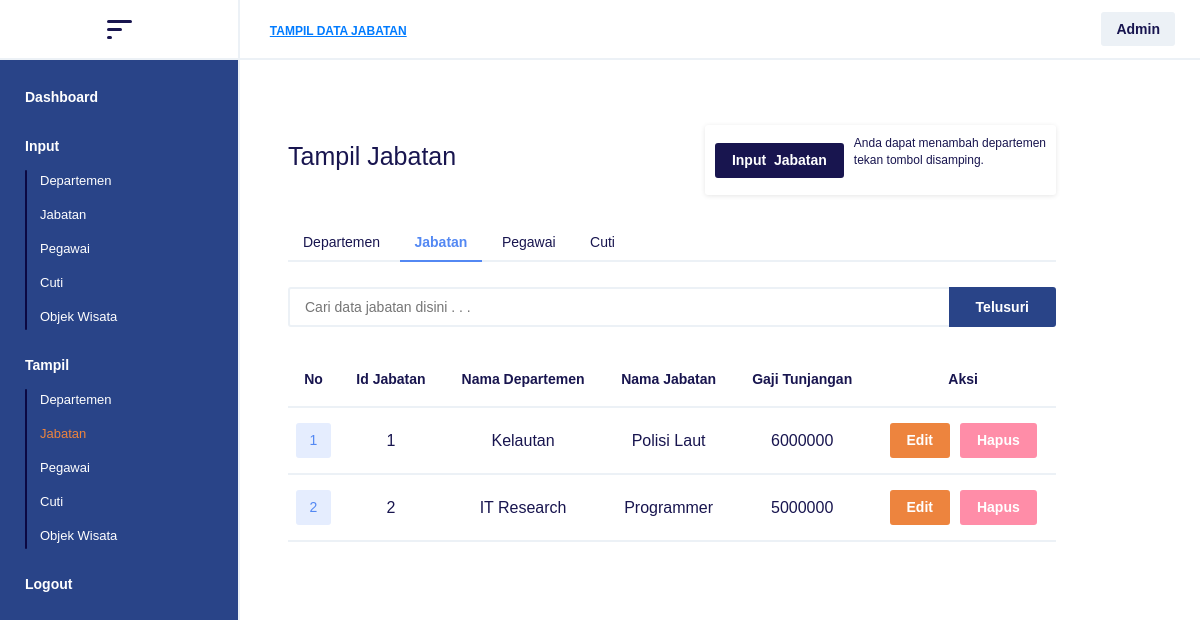
Screenshot of /public/Jabatan/tampilJabatan (signed in) with the database file from the repository.
### tables this page shows
CREATE TABLE `jabatan` (
  `id_jabatan` varchar(50) NOT NULL,
  `id_departemen` varchar(50) NOT NULL,
  `nama_jabatan` varchar(50) NOT NULL,
  `gaji_tunjangan` double DEFAULT NULL
);

CREATE TABLE `departemen` (
  `id_departemen` varchar(50) NOT NULL,
  `nama_departemen` varchar(50) NOT NULL
);

### app/core/Controller.php (called while the page is built, shortened)
<?php
class Controller
{
    public function view($view, $data = [])
    {
        require_once '../app/views/' . $view . '.php';
    }
    public function model($model)
    {
        return new $model2;
    }
}

### app/controllers/Jabatan.php (called while the page is built, shortened)
<?php
class Jabatan extends Controller implements MainIndex
{
    public function tampilJabatan()
    {
        $data["title"] = "Tampil Data Jabatan";
        $data["active"] = [
            'dashboard' => "",
            'departemen' => "",
            'jabatan' => "",
            'pegawai' => "",
            'cuti' => "",
            'wisata' => "",
            'tampilPegawai' => "",
            'tampilCuti' => "",
            'tampilDashboard' => "",
            'tampilDepartemen' => "",
            'tampilJabatan' => "color: #ed843e",
            'tampilWisata' => ""
        ];
        $data["dataJabatan"] = $this->model('Jabatan')->getDataJabatan();
        $this->view('/jabatan/tampilJabatan', $data);
    }
}

### app/core/App.php (called while the page is built, shortened)
<?php
class App
{
    protected $method = 'index';
    protected $parameter = [];
    public function __construct()
    {
        $url = $this->parseURL();
        if (@file_exists('../app/controllers/' . $url[0] . '.php')) {
            unset($url[0]);
        }
        $this->controller = new $controller;
        if (isset($url[1])) {
            if (method_exists($this->controller, $url[1])) {
                $this->method = $url[1];
            }
        }
        call_user_func_array([$this->controller, $this->method], $this->parameter);
    }
    public function parseURL()
    {
        if (isset($_GET['url'])) {
            $url = rtrim($_GET['url'], '/');
            $url = filter_var($url, FILTER_SANITIZE_URL);
            $url = explode('/', $url);
            return $url;
        }
    }
}

### public/index.php (called while the page is built, shortened)
<?php
$app = new paytrik\app\core\App;

### app/core/Database.php (called while the page is built, shortened)
<?php
class Database
{
    private $host = DB_HOST;
    private $password = DB_PASSWORD;
    private $username = DB_USERNAME;
    private $dbName = DB_NAME;
    private $dbHandler;
    private $statement;
    public function __construct()
    {
        $dsn = 'mysql:host=' . $this->host . ';dbname=' . $this->dbName;
        $option = [
            PDO::ATTR_PERSISTENT => true,
            PDO::ATTR_ERRMODE => PDO::ERRMODE_EXCEPTION
        ];
        try {
            $this->dbHandler = new PDO($dsn, $this->username, $this->password, $option);
        } catch (PDOException $e) {
            die($e->getMessage());
        }
    }
    public function query($query)
    {
        $this->statement = $this->dbHandler->prepare($query);
    }
    public function execute()
    {
        $this->statement->execute();
    }
    public function resultSet()
    {
        $this->execute();
        return $this->statement->fetchAll(PDO::FETCH_ASSOC);
    }
}

### app/models/Jabatan.php (called while the page is built, shortened)
<?php
class Jabatan
{
    private $database;
    public function __construct()
    {
        $this->database = new Database;
    }
    public function getDataJabatan()
    {
        $this->database->query("SELECT * FROM jabatan JOIN departemen ON jabatan.id_departemen=departemen.id_departemen");
        return $this->database->resultSet();
    }
}

### app/views/jabatan/tampilJabatan.php (the view, shortened to what this page needs)
<div class="page">
    <div class="bflex move">
        <h1> Tampil Jabatan </h1>
        <div class="cross cflex">
            <a href="<?= ROOT ?>/jabatan"> Input<font style="color: #18154f">_</font>Jabatan </a>
            <p> Anda dapat menambah departemen <br /> tekan tombol disamping. </p>
        </div>
    </div>
    <ul>
        <li><a href="<?= ROOT ?>/departemen/tampilDepartemen"> Departemen </a></li>
        <li style="border-bottom: 2px solid #5388f3;"><a href="<?= ROOT ?>/jabatan/tampilJabatan" style="color: #5388f3; font-weight: bold;"> Jabatan </a></li>
        <li><a href="<?= ROOT ?>/pegawai/tampilPegawai"> Pegawai </a></li>
        <li><a href="<?= ROOT ?>/cuti/tampilCuti"> Cuti </a></li>
    </ul>
</div>
<form method="POST" action="<?= ROOT ?>/jabatan/searchJabatan">
    <div class="winput bflex">
        <input type="text" name="keyword" placeholder="Cari data jabatan disini . . ." style="margin-top: 0px; border-right: 0px; border-radius: 3px 0px 0px 3px">
        <button type="submit" style="margin-top: 0px; border-radius: 0px 3px 3px 0px"> Telusuri </button>
    </div>
</form>
<div class="max">
    <table>
        <tr>
            <td><span> No </span></td>
            <td><span> Id Jabatan </span></td>
            <td><span> Nama Departemen</span></td>
            <td><span> Nama Jabatan </span></td>
            <td><span> Gaji Tunjangan</span></td>
            <td><span> Aksi </span></td>
        </tr>
        <?php $no = 1 ?>
        <?php foreach ($data["dataJabatan"] as $jabatan) : ?>
            <tr>
                <td class="number" style="margin-top: 15px;"><?= $no; ?></td>
                <td><?= $jabatan["id_jabatan"] ?></td>
                <td><?= $jabatan["nama_departemen"] ?></td>
                <td><?= $jabatan["nama_jabatan"] ?></td>
                <td><?= $jabatan["gaji_tunjangan"] ?></td>
                <td>
                    <div class="cflex">
                        <a href="<?= ROOT ?>/jabatan/detailJabatan/<?= $jabatan["id_jabatan"] ?>" class="btn-edit"> Edit </a>
                        <a href="<?= ROOT ?>/jabatan/deleteJabatan/<?= $jabatan["id_jabatan"] ?>" class="btn-hapus" onclick="return confirm('Apakah anda ingin menghapus data?')"> Hapus </a>
                    </div>
                </td>
            </tr>
            <?php $no++ ?>
        <?php endforeach; ?>
    </table>
</div>

### rows the page displays
jabatan: id_jabatan "1", id_departemen.nama_departemen "Kelautan", nama_jabatan "Polisi Laut", gaji_tunjangan "6000000"
jabatan: id_jabatan "2", id_departemen.nama_departemen "IT Research", nama_jabatan "Programmer", gaji_tunjangan "5000000"

### other values shown
$data["title"] "TAMPIL DATA JABATAN"
$_SESSION['level'] "Admin"
